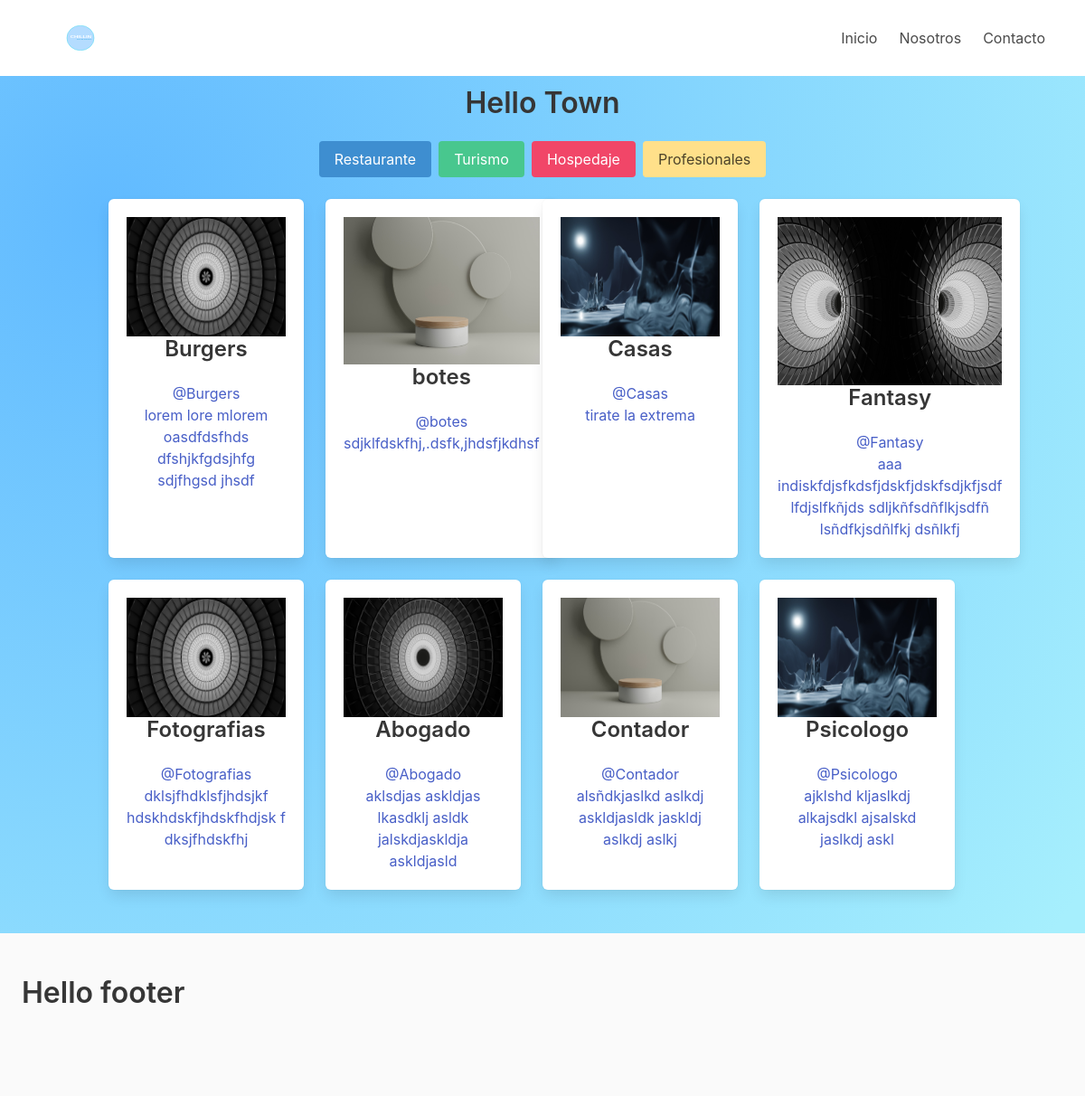
The page / on the database its author committed.
### core/models.py (models this page shows, shortened)
class Category(models.Model):
    name = models.CharField(max_length=255)
    category_slug = models.SlugField(max_length=69, unique=True)
    def get_absolute_url(self):
        return reverse("list", args=[self.id])

class Negocio(models.Model):
    title = models.CharField(max_length=255)
    negocio_slug = models.SlugField(max_length=255, unique=True)
    category = models.ForeignKey(Category, related_name="negocios", on_delete=models.CASCADE)
    image = models.ImageField(upload_to ='uploads/', blank=True, null=True)
    description = models.TextField()

### core/views.py (the view)
# urls.py: path('', views.base, name="base"),
def base(request):
    category = Category.objects.all()
    negocio = Negocio.objects.all()
    context = {
        'category': category,
        'negocio': negocio,
    }
    return render(request, 'frontpage.html', context)

### core/templates/frontpage.html (shortened to what this page needs)
{% extends 'base.html' %}
{% block content %}
      <section class="section">
        <h1 class="title title1 has-text-centered">Hello Town</h1>
        <div class="buttons is-centered is-desktop">
            {% for c in category %}
            <a href="{{ c.get_absolute_url }}"class="button {% cycle 'is-info' 'is-success' 'is-danger' 'is-warning' %}">{{ c.name }}</a>
            {% endfor %}
        </div>
          <div class="container">
            <div class="tile is-ancestor">
              {% for obj in negocio %}
              <div class="tile is-parent is-3">
                <div class="tile is-child box">
                  <a href="{% url 'detail' obj.negocio_slug %}">
                  <figure class="image is-4by3">
                    <img src="{{ obj.image.url }}">
                  </figure>
                  <p class="title has-text-centered is-4">{{ obj.title }}</p>
                  <p class="sub-title has-text-centered">@{{ obj.title }}</p>
                  <p class="content has-text-centered">{{ obj.description}}</p>
                </a>
                </div>
              </div>
              {% endfor %}
            </div>
          </div>
      </section>
    {% endblock %}}

### core/templates/base.html (shortened to what this page needs)
{% load static %}
<!DOCTYPE html>
<html lang="en">
<head>
    <link rel="stylesheet" href="https://cdn.jsdelivr.net/npm/bulma@0.9.3/css/bulma.min.css">
    <link rel="stylesheet" href="https://cdn.jsdelivr.net/npm/@mdi/font@5.8.55/css/materialdesignicons.min.css">
    <link rel="stylesheet" href="https://use.fontawesome.com/releases/v5.2.0/css/all.css">
    <link rel="stylesheet" href="{% static 'css/main.css' %}">
<body>
    <nav class="navbar is-fixed-top is-spaced" role="navigation" aria-label="main navigation">
        <div class="navbar-brand">
          <a class="navbar-item" href="{% url 'base' %}">
            <img src="{% static 'content/logo.svg' %}" width="90" height="50">
          </a>
        </div>
        <div id="navbarBasicExample" class="navbar-menu">
          <div class="navbar-end">
            <a class="navbar-item" href="{% url 'base' %}">
                Inicio
              </a>
              <a class="navbar-item" href="{% url 'base' %}">
                Nosotros
              </a>
              <a class="navbar-item" href="{% url 'base' %}">
                Contacto
              </a>
          </div>
        </div>
      </nav>
 <br><br>
    {% block content %}
    {% endblock %}
    <div class="footer">
      <h1 class="title">Hello footer</h1>
    </div>
</body>
</html>

### static/css/main.css (style rules this page uses)
body { background-image: radial-gradient( circle farthest-corner at 10% 20%, rgba(97,186,255,1) 0%, rgba(166,239,253,1) 90.1% ); }
.is-ancestor { width: 100%; display: flex; flex-wrap: wrap; }
.title1 { opacity: 1; }
.footer { max-height: 15%; }

### rows shown on the page
Category: name "Restaurante"
Category: name "Turismo"
Category: name "Hospedaje"
Category: name "Profesionales"
Negocio: image (picture), title "Burgers", description "lorem lore mlorem oasdfdsfhds dfshjkfgdsjhfg sdjfhgsd jhsdf"
Negocio: image (picture), title "botes", description "sdjklfdskfhj,.dsfk,jhdsfjkdhsf"
Negocio: image (picture), title "Casas", description "tirate la extrema"
Negocio: image (picture), title "Fantasy", description "aaa indiskfdjsfkdsfjdskfjdskfsdjkfjsdf lfdjslfkñjds sdljkñfsdñflkjsdfñ lsñdfkjsdñlfkj dsñlkfj"
Negocio: image (picture), title "Fotografias", description "dklsjfhdklsfjhdsjkf hdskhdskfjhdskfhdjsk f dksjfhdskfhj"
Negocio: image (picture), title "Abogado", description "aklsdjas askldjas lkasdklj asldk jalskdjaskldja askldjasld"
Negocio: image (picture), title "Contador", description "alsñdkjaslkd aslkdj askldjasldk jaskldj aslkdj aslkj"
Negocio: image (picture), title "Psicologo", description "ajklshd kljaslkdj alkajsdkl ajsalskd jaslkdj askl"
